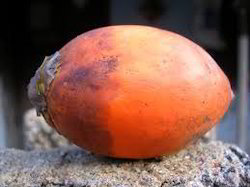
#> input picture dataset/Healthy_Nut/healthy_nut (1).jpg, 250 x 187 px, given as the content of the folder C:/Dataset/Healthy_Leaf/Healthy_leaf (1).jpeg/, which was not available
$ jupyter execute --allow-errors Final-2.ipynb
#> lines starting #> are read from the running program, lines starting #| are printed output that depends on the picture; pictures that were not available may be replaced by others from this repository, and a replacement may not be noted
[cell 1]
import numpy as np
import pickle
import cv2
from os import listdir
from sklearn.preprocessing import LabelBinarizer
from keras.models import Sequential
from tensorflow.keras.layers import BatchNormalization
from keras.layers.convolutional import Conv2D
from keras.layers.convolutional import MaxPooling2D
from keras.layers.core import Activation, Flatten, Dropout, Dense
from keras import backend as K
from keras.preprocessing.image import ImageDataGenerator
from keras.optimizers import Adam
from keras.preprocessing import image
from tensorflow.keras.utils import img_to_array
from sklearn.preprocessing import MultiLabelBinarizer
from sklearn.model_selection import train_test_split
import matplotlib.pyplot as plt
import os
import pathlib

[cell 2]
EPOCHS = 40
INIT_LR = 1e-3
BS = 32
default_image_size = tuple((256, 256))
image_size = 0
path = pathlib.Path('C:\Dataset')
width=256
height=256
depth=3

[cell 3]
def convert_image_to_array(image_dir):
    try:
        image = cv2.imread(image_dir)
        if image is not None :
            image = cv2.resize(image, default_image_size)
            return img_to_array(image)
        else :
            return np.array([])
    except Exception as e:
        print(f"Error : {e}")
        return None

[cell 4]
image_list, label_list = [], []
l=[]
try:
    print("[INFO] Loading images ...")
    root_dir = listdir(path)
    for directory in root_dir :
        # remove .DS_Store from list
        if directory == ".DS_Store" :
            root_dir.remove(directory)

    for plant_folder in root_dir :
        plant_disease_folder_list = listdir(f"{path}/{plant_folder}")

        #for disease_folder in plant_disease_folder_list :
            # remove .DS_Store from list
         #   if disease_folder == ".DS_Store" :
          #      plant_disease_folder_list.remove(disease_folder)

        for plant_disease_folder in plant_disease_folder_list:
            print(f"[INFO] Processing {plant_disease_folder} ...")
            plant_disease_image_list = listdir(f"{path}/{plant_folder}/{plant_disease_folder}/")

            for single_plant_disease_image in plant_disease_image_list :
                if single_plant_disease_image == ".DS_Store" :
                    plant_disease_image_list.remove(single_plant_disease_image)

            for image in plant_disease_image_list:
                l.append(image)
                image_directory = f"{path}/{plant_folder}/{plant_disease_folder}/{image}"
                if image_directory.endswith(".jpg") == True or image_directory.endswith(".JPG") == True:
                    image_list.append(convert_image_to_array(image_directory))
#> in convert_image_to_array, image is the input picture: shape (187, 250, 3); mean B, G, R 81.1, 92.5, 132.4
#> in convert_image_to_array, `image = cv2.resize(image, default_image_size)`:
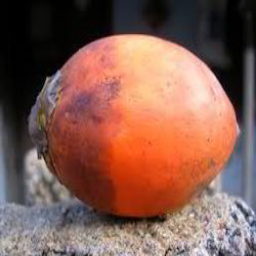
#> image: shape (256, 256, 3); mean B, G, R 81, 92.4, 132.3
#> (the call stopped at in convert_image_to_array, `return img_to_array(image)`: tensorflow is not available in this run)
                    label_list.append(plant_disease_folder)
    print("[INFO] Image loading completed")
except Exception as e:
    print(f"Error : {e}")

[cell 5]
image_size = len(image_list)

[cell 6]
label_binarizer = LabelBinarizer()
image_labels = label_binarizer.fit_transform(label_list)
#pickle.dump(label_binarizer,open('label_transform.pkl', 'wb'))
n_classes = len(label_binarizer.classes_)

[cell 7]
print(label_binarizer.classes_)

[cell 8]
print(image_labels)

[cell 9]
np_image_list = np.array(image_list, dtype=np.float16) / 225.0

[cell 10]
print("[INFO] Spliting data to train, test")
#> (the rest of this cell did not finish here and is left out)

#> (a cell that did not finish here is left out)

[cell 12]
inputShape = (height, width, depth)
chanDim = -1
#> (the rest of this cell did not finish here and is left out)

#> (a cell that did not finish here is left out)

#> (a cell that did not finish here is left out)

#> (a cell that did not finish here is left out)

#> (a cell that did not finish here is left out)

#> (a cell that did not finish here is left out)

#> (a cell that did not finish here is left out)

[cell 19]
print("[INFO] Calculating model accuracy")
#> (the rest of this cell did not finish here and is left out)

[cell 20]
#image_dir="C:\Dataset\plant_folder\Healthy_Leaf\\Healthy_leaf (2).jpg"
image_dir="C:\Dataset\plant_folder\Healthy_Nut\\healthy_nut (8).jpg"
# [4 lines of commented-out code are left out]
#> (the rest of this cell did not finish here and is left out)

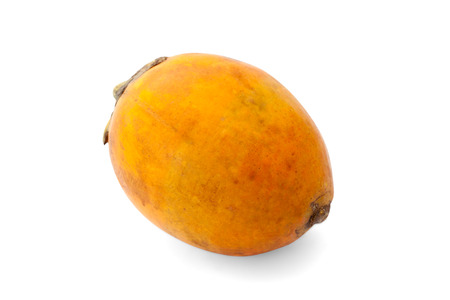
#> input picture dataset/Healthy_Nut/healthy_nut (8).jpg, 450 x 300 px, found by its file name
#> in convert_image_to_array, image is the input picture: shape (300, 450, 3); mean B, G, R 194, 224.2, 247.1
#> in convert_image_to_array (call 7), `image = cv2.resize(image, default_image_size)`:
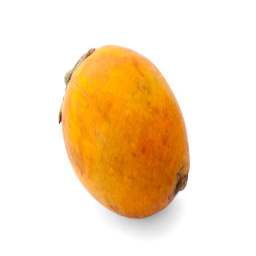
#> image: shape (256, 256, 3); mean B, G, R 193.9, 224.2, 247.1
